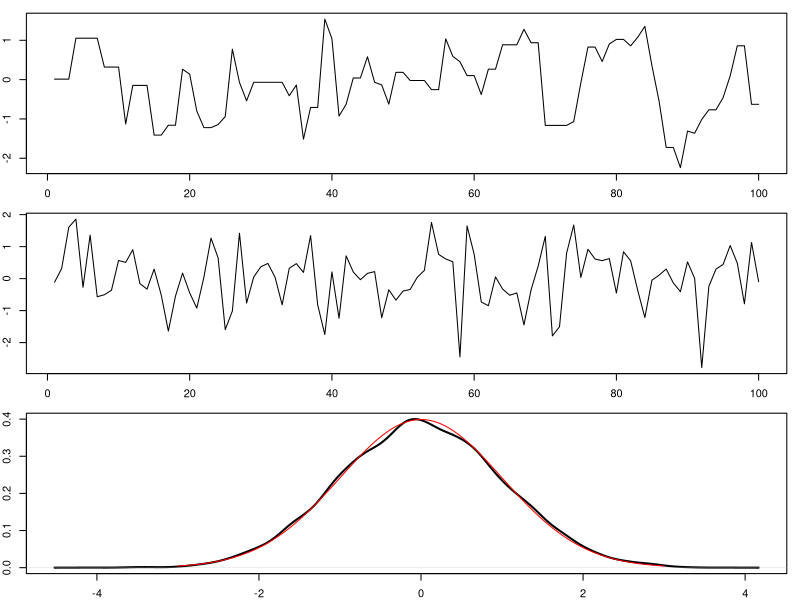
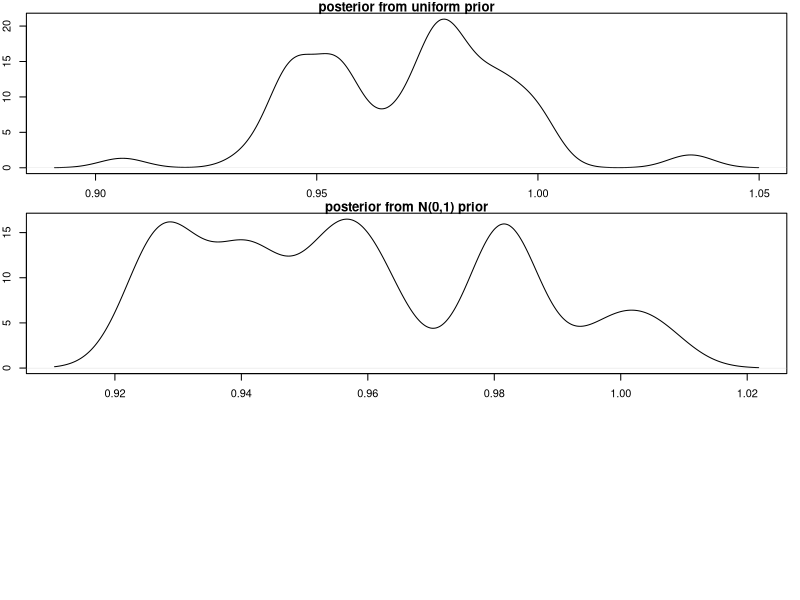

Write R code to recreate these figures, in order.
## ---- chunk 1
library(mcmc)
h = function(x){ y = -x^2 / 2 } # un-normalized function (doesn't need to integrate as 1)

out = metrop( obj = h, initial = 0, nbatch = 100, nspac = 1  )

par(mfrow = c(3,1))
par(mar = c(2,2,1,1))
plot(out$batch, type = "l") # a time series with flat steps

out = metrop( obj = h, initial = 0, nbatch = 100, nspac = 10  )
plot(out$batch, type = "l") # a time series looks like a white noise

out = metrop( obj = h, initial = 0, nbatch = 10000, nspac = 10  )
plot(density(out$batch), main = "", lwd = 2)

xbase = seq(-3, 3, 0.01)
ynorm = dnorm(xbase)
lines( x = xbase, y = ynorm, type = "l", col = "red")
# the plot compare the density of the simulated sample
# with the standard normal pdf
## ---- chunk 2
# set.seed(101)
library(mcmc)

# DGP
n = 1000
b0 = c(1,1)
X = cbind(1, rnorm(n))
Y = X %*% b0 + rnorm(n)

# Laplace-type estimator
L = function(b)  -sum( (Y - X %*% b )^2 ) # use uniform prior
# criterion function with a flat prior
# notice the "minus" sign of the OLS objective function
nbatch = 1100;
out = metrop( obj = L, initial = c(1,0), nbatch = nbatch, nspac = 20  )

# summarize the estimation
bhat2 = out$batch[-(1:(nbatch/10)),2] # remove the burn in 
bhat2_point = mean(bhat2)
bhat2_sd   = sd(bhat2)
bhat2_CI = quantile(bhat2, c(.025, .975) )

# compare with OLS
b_OLS = summary( lm(Y~-1+X) )
print(coef( b_OLS) )
print(cat("The posterior mean =",  bhat2_point, " sd = ", bhat2_sd, 
          " and C.I. = ", bhat2_CI , "\n"))

plot(density(bhat2), main = "posterior from uniform prior")
## ---- chunk 3
# Laplace-type estimator

L = function(b) - sum( (Y - X %*% b )^2 ) - 0.5 * crossprod( b  - c(0,0) )   # the prior of b from N(0,1)
# criterion function with a flat prior
# notice the "minus" sign of the OLS objective function

nbatch = 1100;
out = metrop( obj = L, initial = c(1,0), nbatch = nbatch, nspac = 20  )

# summarize the estimation
bhat2 = out$batch[-(1:(nbatch/10)),2] # remove the burn in 
bhat2_point = mean(bhat2)
bhat2_sd   = sd(bhat2)
bhat2_CI = quantile(bhat2, c(.025, .975) )

# compare with OLS
b_OLS = summary( lm(Y~-1+X) )
print(coef( b_OLS) )
print(cat("The posterior mean =",  bhat2_point, " sd = ", bhat2_sd, 
          " and C.I. = ", bhat2_CI , "\n"))

plot(density(bhat2), main = "posterior from N(0,1) prior")
